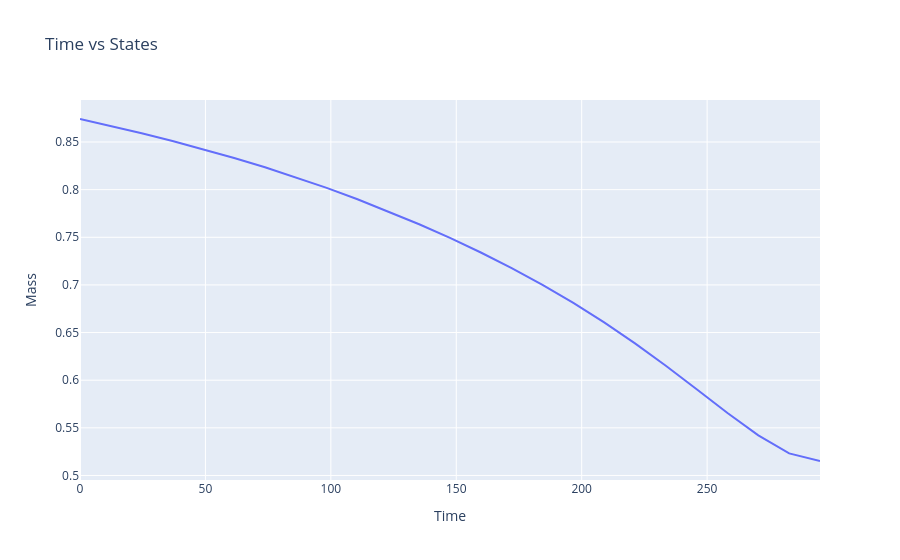

The cell this chart's notebook holds for it:
### Code cell
plot(
    sol.t, e,
    title="Time vs States", 
    xlabel="Time", 
    ylabel="Mass",
    )

### Figure 1 — Plotly figure (JSON) as saved in the notebook; plotly's stock layout.template omitted (floating-point values rounded to 4 significant figures)
{"data": [{"mode": "lines", "name": "Trace 1", "type": "scatter", "x": [0, 12.29, 24.58, 36.88, 49.17, 61.46, 73.75, 86.04, 98.33, 110.6, 122.9, 135.2, 147.5, 159.8, 172.1, 184.4, 196.7, 209.0, 221.2, 233.5, 245.8, 258.1, 270.4, 282.7, 295], "y": [0.8742, 0.8669, 0.8592, 0.851, 0.8424, 0.8332, 0.8235, 0.813, 0.8019, 0.7899, 0.7772, 0.7637, 0.7493, 0.734, 0.7177, 0.7001, 0.6811, 0.6607, 0.6387, 0.6152, 0.5905, 0.5655, 0.5421, 0.5231, 0.5152], "yaxis": "y"}], "layout": {"title": {"text": "Time vs States"}, "xaxis": {"title": {"text": "Time"}}, "yaxis": {"title": {"text": "Mass"}}}}
